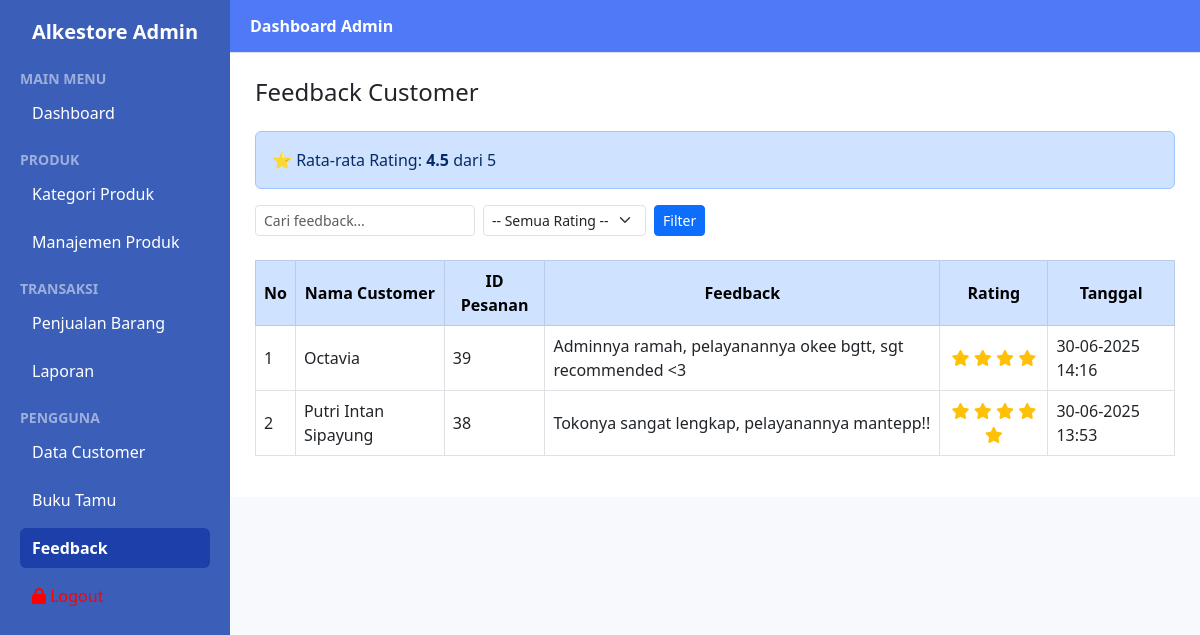
The page /dashboard_admin.php?page=feedback (signed in) on the database its author committed.
### tables this page shows
CREATE TABLE `tbl_feedback` (
  `id` int(11) NOT NULL,
  `order_id` int(11) DEFAULT NULL,
  `user_id` int(11) DEFAULT NULL,
  `feedback` text DEFAULT NULL,
  `rating` int(11) DEFAULT NULL,
  `created_at` datetime DEFAULT current_timestamp()
);

CREATE TABLE `tbl_orders` (
  `id` int(11) NOT NULL,
  `user_id` int(11) NOT NULL,
  `order_date` datetime DEFAULT current_timestamp(),
  `paypal_id` varchar(100) DEFAULT NULL,
  `bank_name` varchar(100) DEFAULT NULL,
  `payment_method` enum('Prepaid','Postpaid') DEFAULT NULL,
  `total` decimal(12,2) DEFAULT NULL,
  `user_name` varchar(100) DEFAULT NULL,
  `user_address` text DEFAULT NULL,
  `contact_no` varchar(20) DEFAULT NULL,
  `created_at` datetime DEFAULT current_timestamp(),
  `status_pengiriman` enum('pending','diproses','dikirim','selesai','batal') DEFAULT 'pending'
);

### dashboard_admin.php (called while the page is built, shortened)
<?php
include 'app/views/admin/dashboard_admin.php';

### app/views/admin/feedback.php (the view, shortened to what this page needs)
<?php
$conn = new mysqli("localhost", "root", "", "db_kasir");
$keyword = isset($_GET['keyword']) ? $conn->real_escape_string($_GET['keyword']) : '';
$query = "SELECT f.*, o.user_name, o.id as order_id
          FROM tbl_feedback f
          JOIN tbl_orders o ON o.id = f.order_id
          WHERE 1=1";
$query .= " ORDER BY f.created_at DESC";
$result = $conn->query($query);
$avgResult = $conn->query("SELECT AVG(rating) as avg_rating FROM tbl_feedback");
$avgData = $avgResult->fetch_assoc();
$avgRating = round($avgData['avg_rating'], 2);
?>
<h4 class="mb-4">Feedback Customer</h4>
<div class="alert alert-primary" role="alert">
    ⭐ Rata-rata Rating: <strong><?= $avgRating ?></strong> dari 5
</div>
<form method="GET" action="" class="row g-2 mb-4">
    <div class="col-auto">
        <input type="text" name="keyword" class="form-control form-control-sm" placeholder="Cari feedback..."
            value="<?= htmlspecialchars($keyword) ?>">
    </div>
    <div class="col-auto">
        <select name="rating_filter" class="form-select form-select-sm">
            <option value="">-- Semua Rating --</option>
        </select>
    </div>
    <div class="col-auto">
        <button type="submit" class="btn btn-sm btn-primary">Filter</button>
    </div>
</form>
<div class="table-responsive">
    <table class="table table-bordered">
        <thead class="table-primary text-center">
            <tr>
                <th>No</th>
                <th>Nama Customer</th>
                <th>ID Pesanan</th>
                <th>Feedback</th>
                <th>Rating</th>
                <th>Tanggal</th>
            </tr>
        </thead>
        <tbody>
            <?php
            $no = 1;
            while ($row = $result->fetch_assoc()):
            ?>
            <tr>
                <td><?= $no++ ?></td>
                <td><?= htmlspecialchars($row['user_name']) ?></td>
                <td><?= $row['order_id'] ?></td>
                <td><?= htmlspecialchars($row['feedback']) ?></td>
                <td class="text-center">
                    <?php for ($s = 1; $s <= $row['rating']; $s++): ?>
                        <i class="fa fa-star text-warning"></i>
                    <?php endfor; ?>
                </td>
                <td><?= date('d-m-Y H:i', strtotime($row['created_at'])) ?></td>
            </tr>
            <?php endwhile; ?>
        </tbody>
    </table>
</div>
<link rel="stylesheet" href="https://cdnjs.cloudflare.com/ajax/libs/font-awesome/6.4.0/css/all.min.css" />

### app/views/admin/dashboard_admin.php (style rules this page uses)
body { margin: 0; font-family: 'Segoe UI', sans-serif; background-color: #f8f9fc; }

### app/views/admin/feedback.php (style rules this page uses)
table td, table th { vertical-align: middle !important; }

### rows shown on the page
tbl_feedback: order.user_name "Octavia", order "39", feedback "Adminnya ramah, pelayanannya okee bgtt, sgt recommended <3", rating 4 (drawn), created_at "30-06-2025 14:16"
tbl_feedback: order.user_name "Putri Intan Sipayung", order "38", feedback "Tokonya sangat lengkap, pelayanannya mantepp!!", rating 5 (drawn), created_at "30-06-2025 13:53"

### other values the page prints
$avgRating "4.5"
